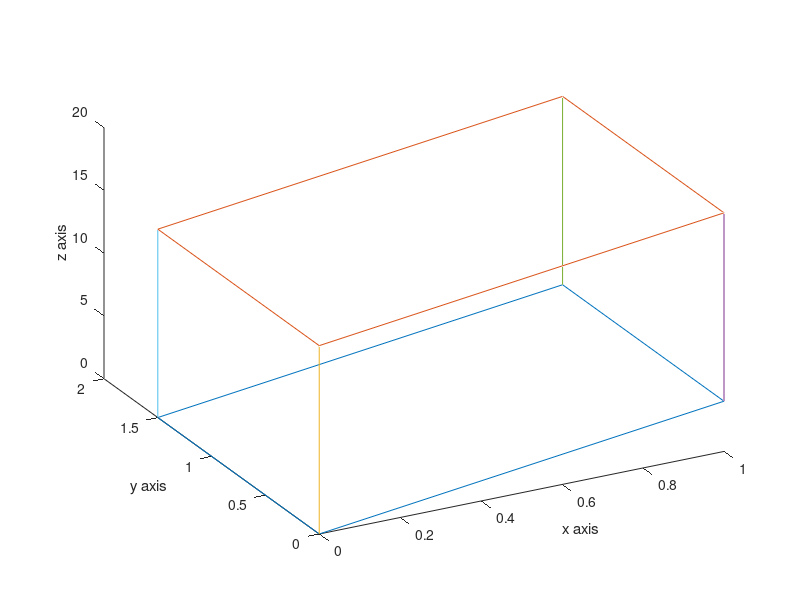

Here is the MATLAB script that generated this plot:
close all
X = [ 0 ; 1 ;1  ;0  ; 0 ];
Y = [ 0 ; 0 ;1.5;1.5; 0 ];
Z = [ 0 ; 4 ;4  ;0  ; 0 ];

figure;
hold on;

height = 15
plot3(X,Y,Z); % draw a square in the xy plane with z = 0
plot3(X,Y,Z+height); % draw a square in the xy plane with z = height

set(gca,'View',[-28,35]); % set the azimuth and elevation of the plot

for k=1:length(X)-1
    plot3([X(k);X(k)],[Y(k);Y(k)],[Z(k);Z(k)+height]);
end

xlabel('x axis')
ylabel('y axis')
zlabel('z axis')
